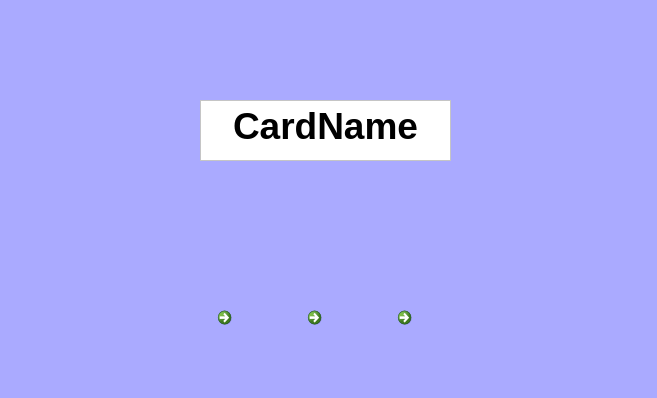
<?xml version="1.0" encoding="UTF-8"?>
<ui version="4.0">
 <class>MainWindow</class>
 <widget class="QMainWindow" name="MainWindow">
  <property name="geometry">
   <rect>
    <x>0</x>
    <y>0</y>
    <width>657</width>
    <height>398</height>
   </rect>
  </property>
  <property name="windowTitle">
   <string>English Words</string>
  </property>
  <property name="styleSheet">
   <string notr="true">background-color: rgb(170, 170, 255);</string>
  </property>
  <widget class="QWidget" name="centralwidget">
   <widget class="QTextEdit" name="textEdit">
    <property name="geometry">
     <rect>
      <x>200</x>
      <y>100</y>
      <width>251</width>
      <height>61</height>
     </rect>
    </property>
    <property name="styleSheet">
     <string notr="true">background-color: rgb(255, 255, 255);</string>
    </property>
    <property name="html">
     <string>&lt;!DOCTYPE HTML PUBLIC &quot;-//W3C//DTD HTML 4.0//EN&quot; &quot;http://www.w3.org/TR/REC-html40/strict.dtd&quot;&gt;
&lt;html&gt;&lt;head&gt;&lt;meta name=&quot;qrichtext&quot; content=&quot;1&quot; /&gt;&lt;style type=&quot;text/css&quot;&gt;
p, li { white-space: pre-wrap; }
&lt;/style&gt;&lt;/head&gt;&lt;body style=&quot; font-family:'MS Shell Dlg 2'; font-size:8.25pt; font-weight:400; font-style:normal;&quot;&gt;
&lt;p align=&quot;center&quot; style=&quot; margin-top:0px; margin-bottom:0px; margin-left:0px; margin-right:0px; -qt-block-indent:0; text-indent:0px;&quot;&gt;&lt;span style=&quot; font-size:28pt; font-weight:600;&quot;&gt;CardName&lt;/span&gt;&lt;/p&gt;&lt;/body&gt;&lt;/html&gt;</string>
    </property>
   </widget>
   <widget class="QCommandLinkButton" name="commandLinkButton">
    <property name="geometry">
     <rect>
      <x>390</x>
      <y>300</y>
      <width>71</width>
      <height>71</height>
     </rect>
    </property>
    <property name="text">
     <string/>
    </property>
    <property name="icon">
     <iconset>
      <normaloff>C:/Users/playy/Downloads/right-arrow.png</normaloff>C:/Users/playy/Downloads/right-arrow.png</iconset>
    </property>
    <property name="iconSize">
     <size>
      <width>50</width>
      <height>50</height>
     </size>
    </property>
   </widget>
   <widget class="QCommandLinkButton" name="commandLinkButton_2">
    <property name="geometry">
     <rect>
      <x>210</x>
      <y>300</y>
      <width>61</width>
      <height>71</height>
     </rect>
    </property>
    <property name="text">
     <string/>
    </property>
    <property name="icon">
     <iconset>
      <normaloff>C:/Users/playy/Downloads/arrow.png</normaloff>C:/Users/playy/Downloads/arrow.png</iconset>
    </property>
    <property name="iconSize">
     <size>
      <width>50</width>
      <height>50</height>
     </size>
    </property>
   </widget>
   <widget class="QCommandLinkButton" name="commandLinkButton_3">
    <property name="geometry">
     <rect>
      <x>300</x>
      <y>300</y>
      <width>61</width>
      <height>71</height>
     </rect>
    </property>
    <property name="text">
     <string/>
    </property>
    <property name="icon">
     <iconset>
      <normaloff>C:/Users/playy/Downloads/repeat.png</normaloff>C:/Users/playy/Downloads/repeat.png</iconset>
    </property>
    <property name="iconSize">
     <size>
      <width>50</width>
      <height>50</height>
     </size>
    </property>
   </widget>
  </widget>
 </widget>
 <resources/>
 <connections/>
</ui>
